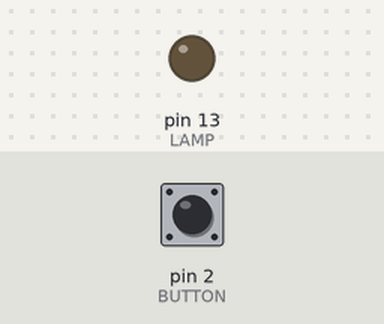
This sketch was run on a simulated Arduino Uno, built with avr-gcc and run on an emulated ATmega328P. Shown: output pins drawn as LEDs (lit = HIGH). The inputs (shaded band) are chosen by the test bench; at power-on: pin 2 (BUTTON) HIGH.

Above: at 1.2 s.
1.3 s: pin 2 (BUTTON) pulled LOW for 0.15 s
At 2.2 s:
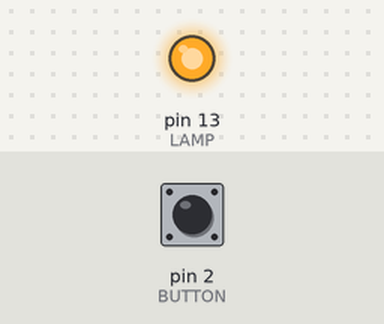
2.9 s: pin 2 (BUTTON) pulled LOW for 1 s
At 3.5 s:
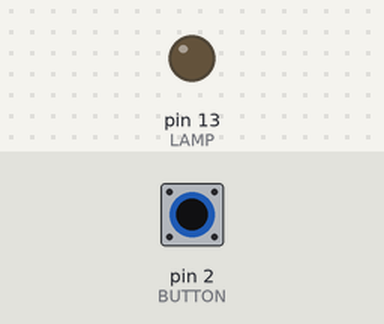
5.4 s: pin 2 (BUTTON) pulled LOW for 3.2 s
At 6.7 s:
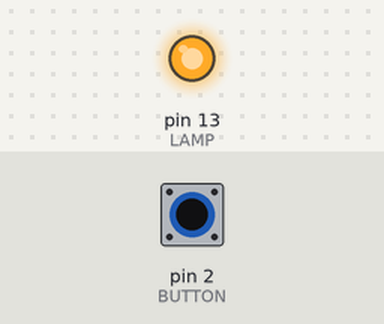
Timing chart, 0 to 8.4 s (numbered marks = the images above; inputs shaded):
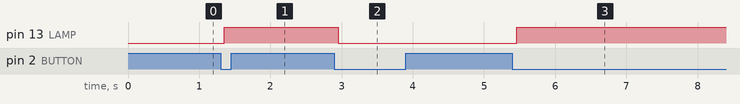

The sketch:

uno_lamp_micros.ino
```cpp
// A lamp toggled by a button, on an Arduino UNO.
// The button is between pin 2 and GND (pressed = LOW, the pin is pulled up inside the chip).
// The lamp is the LED of the board (pin 13). A press counts once it has held for 50 ms,
// timed with micros(): the finer clock, whose reads are never a millisecond short.
const int BUTTON = 2;
const int LAMP = 13;
int lit = 0;
int pressed = 0;
int counting = 0;
unsigned long since = 0;

void setup() {
  pinMode(BUTTON, INPUT_PULLUP);
  pinMode(LAMP, OUTPUT);
  digitalWrite(LAMP, LOW);
}

void loop() {
  int down = (digitalRead(BUTTON) == LOW) ? 1 : 0;
  if (down != pressed) {
    if (!counting) {
      counting = 1;
      since = micros();
    } else if (micros() - since >= 50000UL) {
      pressed = down;
      counting = 0;
      if (pressed) {
        lit = !lit;
        digitalWrite(LAMP, lit);
      }
    }
  } else {
    counting = 0;
  }
  delay(10);
}
```

Measured:
- after the input at 1.3 s, pin 13 (LAMP): LOW → HIGH after 0.05 s
- after the input at 2.9 s, pin 13 (LAMP): HIGH → LOW after 0.05 s
- after the input at 5.4 s, pin 13 (LAMP): LOW → HIGH after 0.06 s
